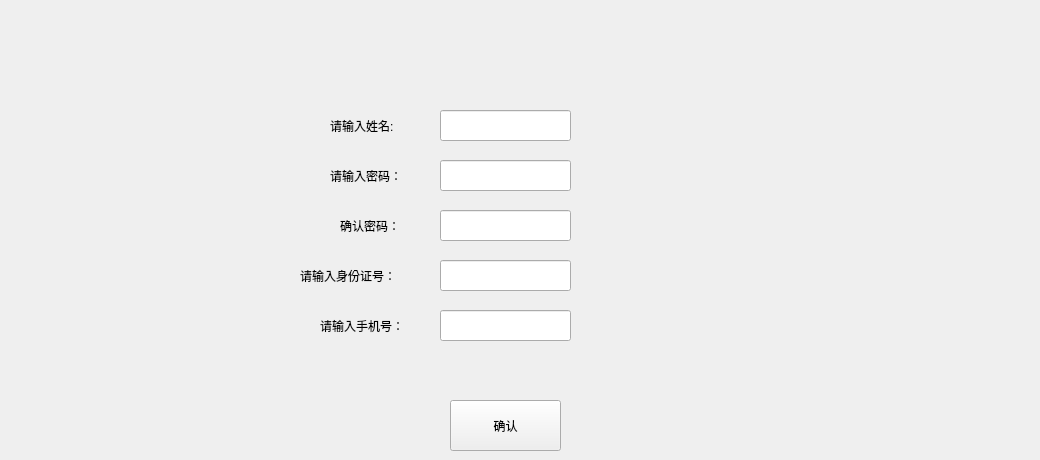
     <widget class="QWidget" name="addadminwindow">
      <widget class="QPushButton" name="addadminokBtn">
       <property name="geometry">
        <rect>
         <x>450</x>
         <y>400</y>
         <width>111</width>
         <height>51</height>
        </rect>
       </property>
       <property name="styleSheet">
        <string notr="true">font: 9pt &quot;微软雅黑&quot;;</string>
       </property>
       <property name="text">
        <string>确认</string>
       </property>
      </widget>
      <widget class="QLabel" name="inputadminname">
       <property name="geometry">
        <rect>
         <x>330</x>
         <y>110</y>
         <width>101</width>
         <height>31</height>
        </rect>
       </property>
       <property name="styleSheet">
        <string notr="true">font: 9pt &quot;微软雅黑&quot;;</string>
       </property>
       <property name="text">
        <string>请输入姓名:</string>
       </property>
      </widget>
      <widget class="QLabel" name="inputadminpass">
       <property name="geometry">
        <rect>
         <x>330</x>
         <y>160</y>
         <width>111</width>
         <height>31</height>
        </rect>
       </property>
       <property name="styleSheet">
        <string notr="true">font: 9pt &quot;微软雅黑&quot;;</string>
       </property>
       <property name="text">
        <string>请输入密码：</string>
       </property>
      </widget>
      <widget class="QLabel" name="inputadmincid">
       <property name="geometry">
        <rect>
         <x>300</x>
         <y>260</y>
         <width>141</width>
         <height>31</height>
        </rect>
       </property>
       <property name="styleSheet">
        <string notr="true">font: 9pt &quot;微软雅黑&quot;;</string>
       </property>
       <property name="text">
        <string>请输入身份证号：</string>
       </property>
      </widget>
      <widget class="QLabel" name="inputadminphone">
       <property name="geometry">
        <rect>
         <x>320</x>
         <y>310</y>
         <width>111</width>
         <height>31</height>
        </rect>
       </property>
       <property name="styleSheet">
        <string notr="true">font: 9pt &quot;微软雅黑&quot;;</string>
       </property>
       <property name="text">
        <string>请输入手机号：</string>
       </property>
      </widget>
      <widget class="QLineEdit" name="inputadminname1">
       <property name="geometry">
        <rect>
         <x>440</x>
         <y>110</y>
         <width>131</width>
         <height>31</height>
        </rect>
       </property>
       <property name="styleSheet">
        <string notr="true">font: 9pt &quot;微软雅黑&quot;;</string>
       </property>
      </widget>
      <widget class="QLineEdit" name="inputadminpass1">
       <property name="geometry">
        <rect>
         <x>440</x>
         <y>160</y>
         <width>131</width>
         <height>31</height>
        </rect>
       </property>
       <property name="styleSheet">
        <string notr="true">font: 9pt &quot;微软雅黑&quot;;</string>
       </property>
      </widget>
      <widget class="QLineEdit" name="inputadminpasstwice1">
       <property name="geometry">
        <rect>
         <x>440</x>
         <y>210</y>
         <width>131</width>
         <height>31</height>
        </rect>
       </property>
       <property name="styleSheet">
        <string notr="true">font: 9pt &quot;微软雅黑&quot;;</string>
       </property>
      </widget>
      <widget class="QLineEdit" name="inputadmincid1">
       <property name="geometry">
        <rect>
         <x>440</x>
         <y>260</y>
         <width>131</width>
         <height>31</height>
        </rect>
       </property>
       <property name="styleSheet">
        <string notr="true">font: 9pt &quot;微软雅黑&quot;;</string>
       </property>
      </widget>
      <widget class="QLabel" name="inputadminpasstwice">
       <property name="geometry">
        <rect>
         <x>340</x>
         <y>210</y>
         <width>81</width>
         <height>31</height>
        </rect>
       </property>
       <property name="styleSheet">
        <string notr="true">font: 9pt &quot;微软雅黑&quot;;</string>
       </property>
       <property name="text">
        <string>确认密码：</string>
       </property>
      </widget>
      <widget class="QLineEdit" name="inputadminphone1">
       <property name="geometry">
        <rect>
         <x>440</x>
         <y>310</y>
         <width>131</width>
         <height>31</height>
        </rect>
       </property>
       <property name="styleSheet">
        <string notr="true">font: 9pt &quot;微软雅黑&quot;;</string>
       </property>
      </widget>
      <widget class="QLabel" name="inputadminname1warning">
       <property name="geometry">
        <rect>
         <x>580</x>
         <y>120</y>
         <width>451</width>
         <height>21</height>
        </rect>
       </property>
       <property name="text">
        <string/>
       </property>
      </widget>
      <widget class="QLabel" name="inputadminpass1warning">
       <property name="geometry">
        <rect>
         <x>580</x>
         <y>170</y>
         <width>451</width>
         <height>16</height>
        </rect>
       </property>
       <property name="text">
        <string/>
       </property>
      </widget>
      <widget class="QLabel" name="inputadminpasstwice1warning">
       <property name="geometry">
        <rect>
         <x>580</x>
         <y>210</y>
         <width>451</width>
         <height>21</height>
        </rect>
       </property>
       <property name="text">
        <string/>
       </property>
      </widget>
      <widget class="QLabel" name="inputadmincid1warning">
       <property name="geometry">
        <rect>
         <x>580</x>
         <y>270</y>
         <width>451</width>
         <height>21</height>
        </rect>
       </property>
       <property name="text">
        <string/>
       </property>
      </widget>
      <widget class="QLabel" name="inputadminphone1warning">
       <property name="geometry">
        <rect>
         <x>580</x>
         <y>310</y>
         <width>451</width>
         <height>21</height>
        </rect>
       </property>
       <property name="text">
        <string/>
       </property>
      </widget>
     </widget>
